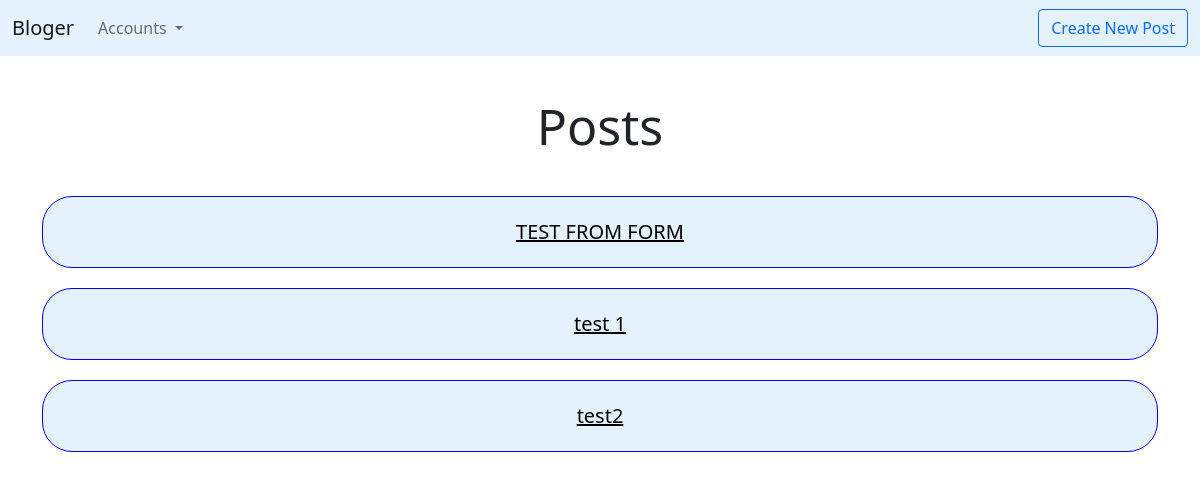
The page /blog/ on the database as committed earlier.
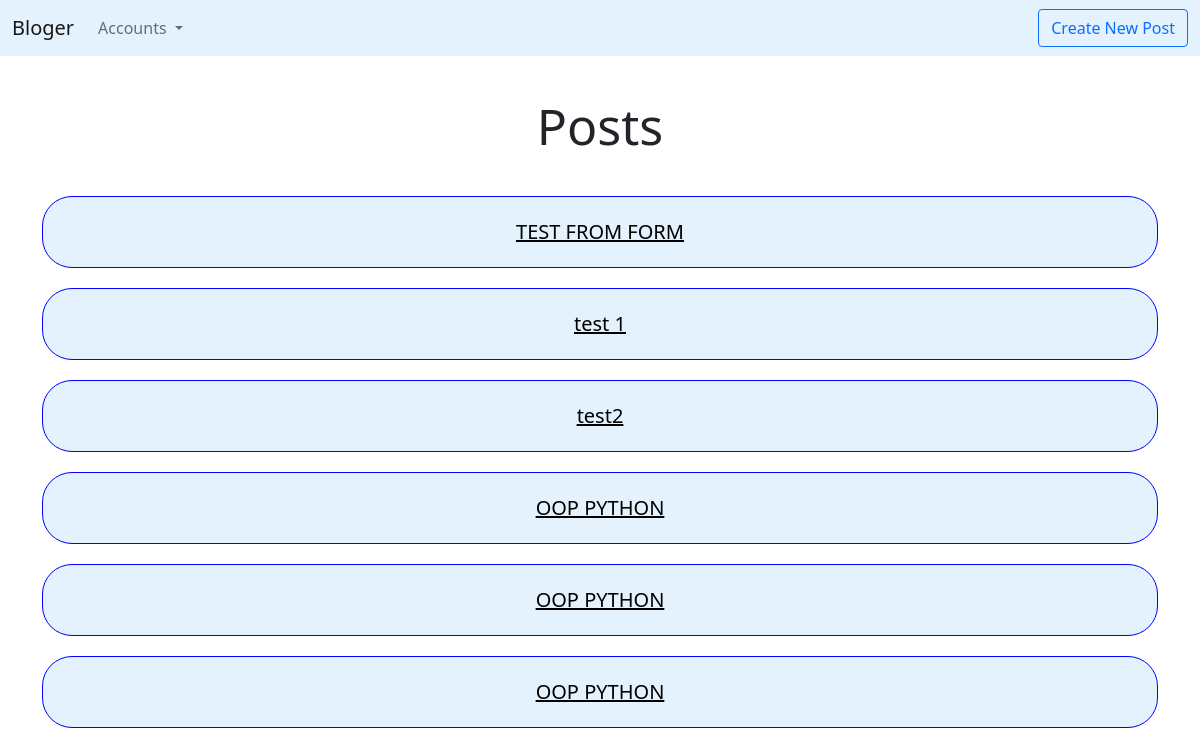
The same page on the database as committed later.
### blog/models.py (models this page shows)
class Post(models.Model):
    title = models.CharField(max_length=100)
    content = models.TextField(max_length=4000)
    create_date = models.DateTimeField(default=timezone.now())
    draft = models.BooleanField(default= True)
    tags = TaggableManager()
    auth = models.ForeignKey(User , on_delete=models.SET_NULL,null=True , blank=True , related_name="post_user")
    image = models.ImageField(upload_to='posts')
    def __str__(self):
        return self.title

### blog/views.py (the view)
# urls.py: path('blog/' , views.PostList.as_view()),
class PostList(ListView):
    model = Post

### blog/templates/blog/post_list.html (shortened to what this page needs)
<!doctype html>
<html lang="en">
  <head>
    <link href="https://cdn.jsdelivr.net/npm/bootstrap@5.0.2/dist/css/bootstrap.min.css" rel="stylesheet">
  </head>
  <body>
    <nav class="navbar navbar-expand-lg navbar-light"  style="background-color: #e3f2fd;">
        <div class="container-fluid">
          <a class="navbar-brand" href="#">Bloger</a>
          <div class="collapse navbar-collapse" id="navbarSupportedContent">
            <ul class="navbar-nav me-auto mb-2 mb-lg-0">
              <li class="nav-item dropdown">
                <a class="nav-link dropdown-toggle" href="#" id="navbarDropdown" role="button" data-bs-toggle="dropdown" aria-expanded="false">
                  Accounts
                </a>
              </li>
            </ul>
              <a  href="/blog/create" class="btn btn-outline-primary" >Create New Post</a>
          </div>
        </div>
      </nav>
    <div class="container">
        <h1 style="text-align: center; font-size: 50px; margin: 40px; ">Posts</h1>
    {% for post in post_list %}
    <div style ="border: solid blue 1px; padding:20px ; text-align: center ; font-size: 20px; margin-bottom: 20px; background-color: #e3f2fd; border-radius: 30px;" ><a style="color:black" href="/blog/{{post.id}}">{{post}}</a></div>
    {% endfor %}
    </div>
  </body>
</html>

Rows that differ between the two databases and show on the page:
added Post: title "OOP PYTHON"
added Post: title "OOP PYTHON"
added Post: title "OOP PYTHON"
